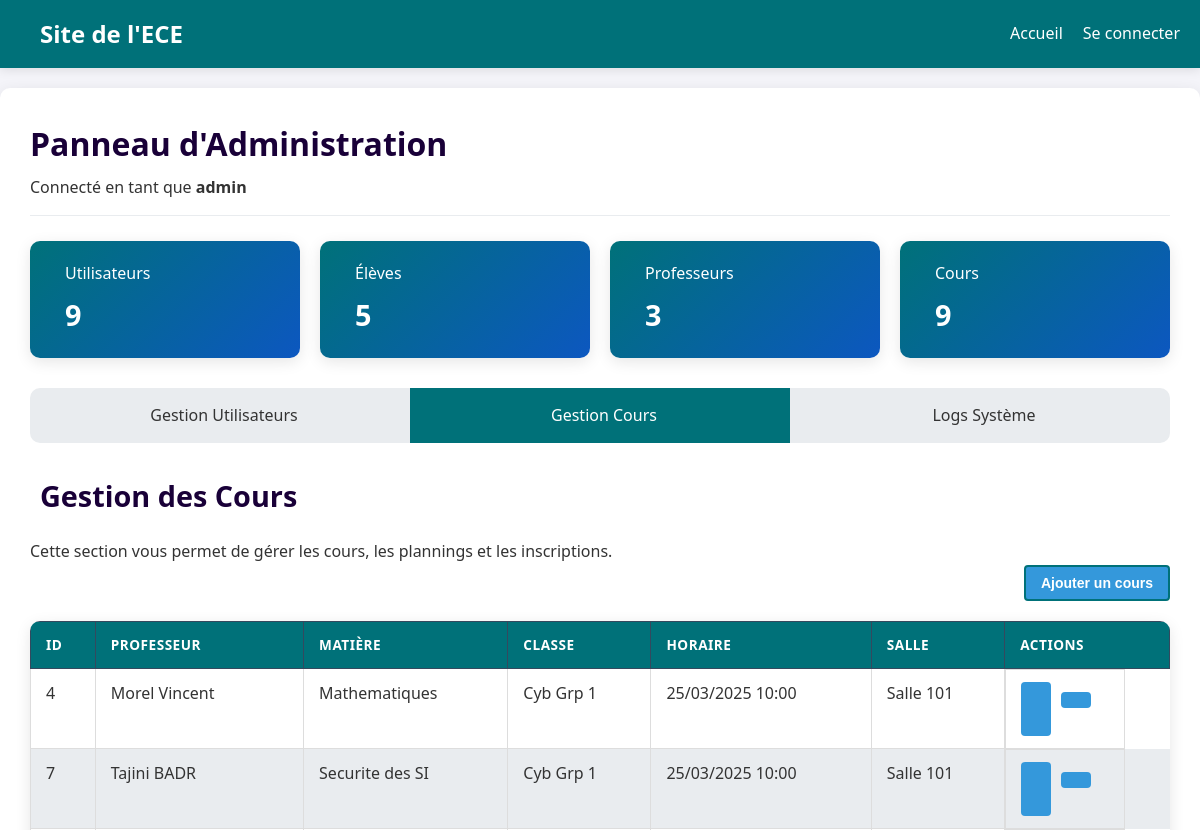
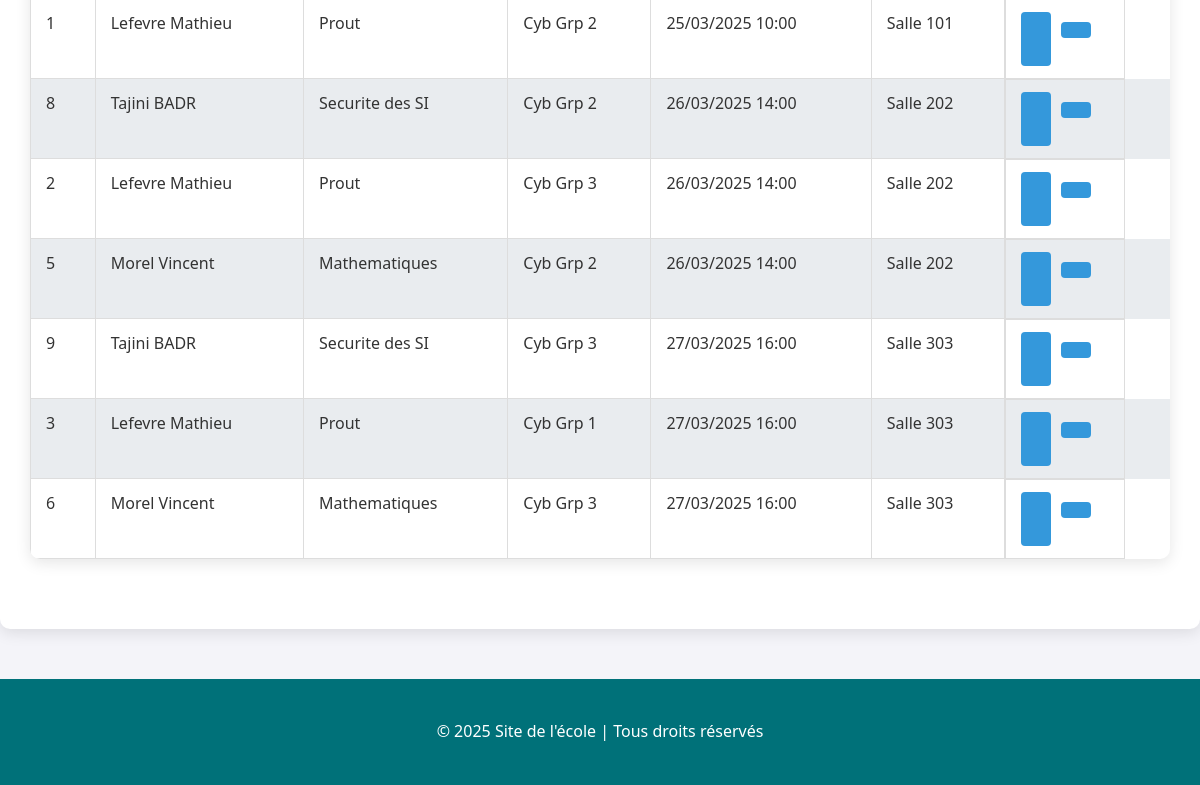
Before: /pages/admin.php?section=cours (signed in) with the older database file (2 pictures, top to bottom).
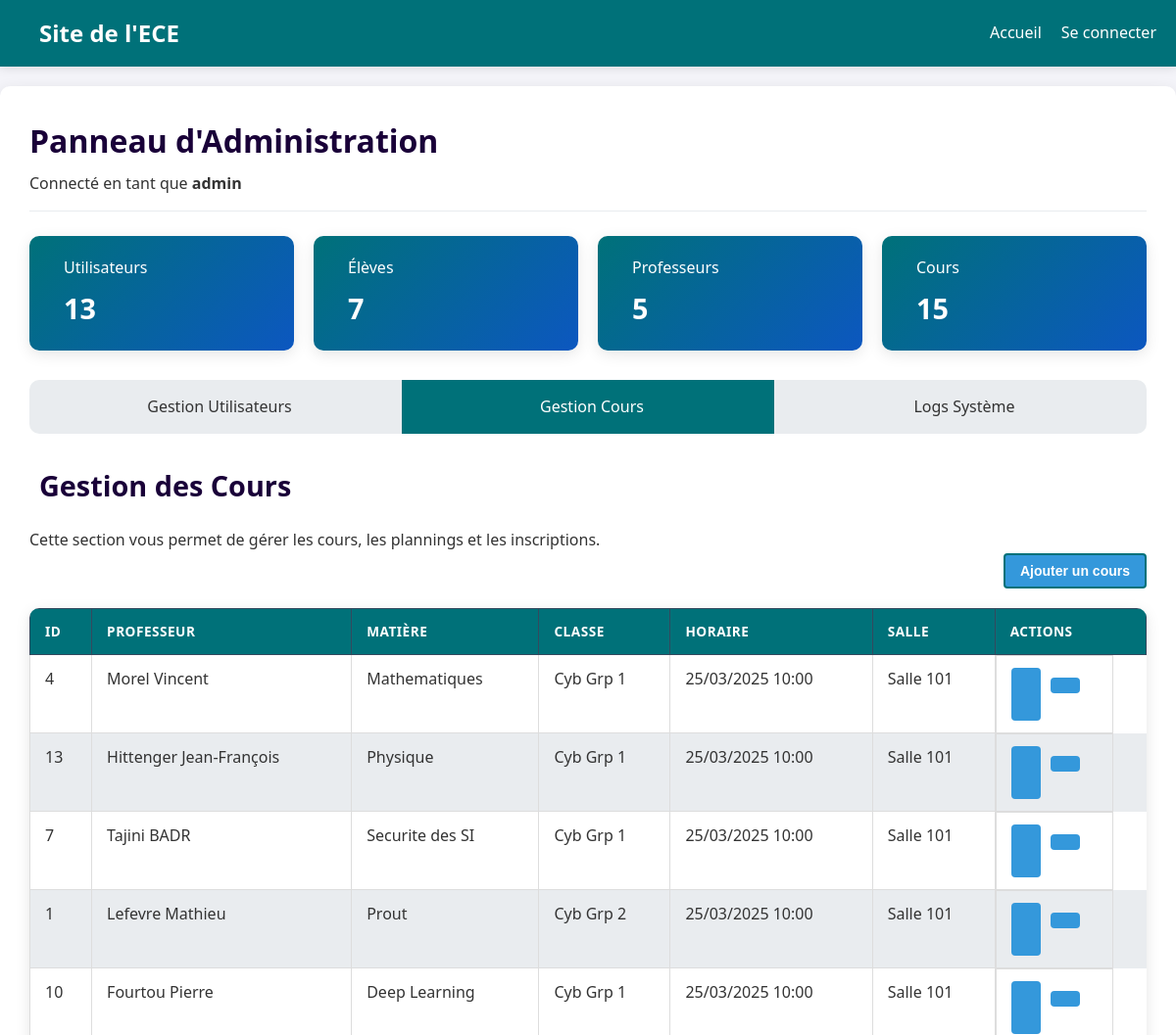
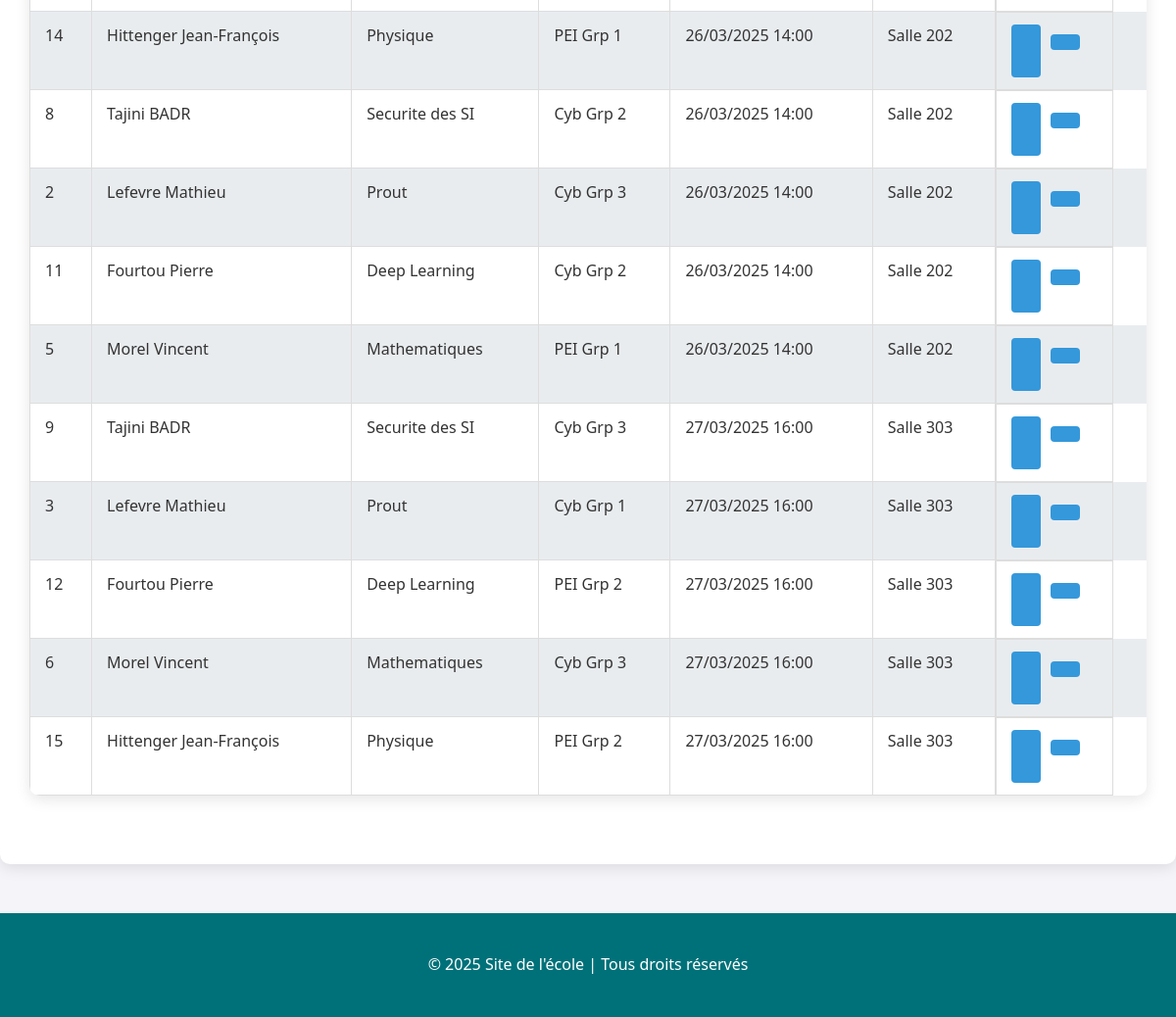
After: the same page with the newer database file (2 pictures, top to bottom).
### tables this page shows
CREATE TABLE IF NOT EXISTS cours (
    id INT AUTO_INCREMENT PRIMARY KEY,
    prof_id INT NOT NULL,
    classe VARCHAR(50) NOT NULL,
    matiere VARCHAR(50) NOT NULL,
    horaire DATETIME NOT NULL,
    salle VARCHAR(50) NOT NULL,
    FOREIGN KEY (prof_id) REFERENCES profs(id) ON DELETE CASCADE
);

CREATE TABLE IF NOT EXISTS profs (
    id INT AUTO_INCREMENT PRIMARY KEY,
    user_id INT NOT NULL UNIQUE,
    nom VARCHAR(50) NOT NULL,
    prenom VARCHAR(50) NOT NULL,
    date_naissance DATE NOT NULL,
    matiere VARCHAR(50) NOT NULL,
    FOREIGN KEY (user_id) REFERENCES users(id) ON DELETE CASCADE
);

### pages/admin.php (the view, shortened to what this page needs)
<?php
require_once('../config/db.php');
$active_section = isset($_GET['section']) ? $_GET['section'] : 'users';
$stmt = $pdo->query("SELECT c.*, p.nom, p.prenom, p.matiere as prof_matiere
                     FROM cours c
                     JOIN profs p ON c.prof_id = p.id
                     ORDER BY c.horaire");
$cours = $stmt->fetchAll(PDO::FETCH_ASSOC);
$totalUsers = $pdo->query("SELECT COUNT(*) FROM users")->fetchColumn();
$totalStudents = $pdo->query("SELECT COUNT(*) FROM users WHERE role = 'eleve'")->fetchColumn();
$totalTeachers = $pdo->query("SELECT COUNT(*) FROM users WHERE role = 'prof'")->fetchColumn();
$totalCourses = $pdo->query("SELECT COUNT(*) FROM cours")->fetchColumn();
include('../includes/header.php');
?>
<div class="admin-dashboard">
    <div class="admin-header">
        <h1>Panneau d'Administration</h1>
        <p>Connecté en tant que <strong><?php echo htmlspecialchars($_SESSION['username']); ?></strong></p>
    </div>
    <div class="dashboard-stats">
        <div class="stat-card">
            <div class="stat-info">
                <h3>Utilisateurs</h3>
                <p><?php echo $totalUsers; ?></p>
            </div>
        </div>
        <div class="stat-card">
            <div class="stat-info">
                <h3>Élèves</h3>
                <p><?php echo $totalStudents; ?></p>
            </div>
        </div>
        <div class="stat-card">
            <div class="stat-info">
                <h3>Professeurs</h3>
                <p><?php echo $totalTeachers; ?></p>
            </div>
        </div>
        <div class="stat-card">
            <div class="stat-info">
                <h3>Cours</h3>
                <p><?php echo $totalCourses; ?></p>
            </div>
        </div>
    </div>
    <div class="admin-nav">
        <a href="?section=users" class="nav-item <?php echo $active_section === 'users' ? 'active' : ''; ?>">
            <i class="fas fa-user-cog"></i> Gestion Utilisateurs
        </a>
        <a href="?section=cours" class="nav-item <?php echo $active_section === 'cours' ? 'active' : ''; ?>">
            <i class="fas fa-book"></i> Gestion Cours
        </a>
        <a href="?section=logs" class="nav-item <?php echo $active_section === 'logs' ? 'active' : ''; ?>">
            <i class="fas fa-clipboard-list"></i> Logs Système
        </a>
    </div>
    <div class="admin-sections">
        <div class="admin-section <?php echo $active_section === 'cours' ? 'active' : ''; ?>">
            <h2><i class="fas fa-book"></i> Gestion des Cours</h2>
            <p>Cette section vous permet de gérer les cours, les plannings et les inscriptions.</p>
            <div class="section-actions">
                <button class="btn btn-primary" id="showAddCoursForm">
                    <i class="fas fa-plus-circle"></i> Ajouter un cours
                </button>
            </div>
            <div class="cours-list">
                <table class="data-table">
                    <thead>
                        <tr>
                            <th>ID</th>
                            <th>Professeur</th>
                            <th>Matière</th>
                            <th>Classe</th>
                            <th>Horaire</th>
                            <th>Salle</th>
                            <th>Actions</th>
                        </tr>
                    </thead>
                    <tbody>
                        <?php foreach ($cours as $c): ?>
                        <tr>
                            <td><?php echo $c['id']; ?></td>
                            <td><?php echo htmlspecialchars($c['nom'] . ' ' . $c['prenom']); ?></td>
                            <td><?php echo htmlspecialchars($c['matiere']); ?></td>
                            <td><?php echo htmlspecialchars($c['classe']); ?></td>
                            <td><?php echo date('d/m/Y H:i', strtotime($c['horaire'])); ?></td>
                            <td><?php echo htmlspecialchars($c['salle']); ?></td>
                            <td class="actions">
                                <button class="btn btn-sm btn-info edit-cours"
                                        data-id="<?php echo $c['id']; ?>"
                                        data-prof-id="<?php echo $c['prof_id']; ?>"
                                        data-matiere="<?php echo htmlspecialchars($c['matiere']); ?>"
                                        data-classe="<?php echo htmlspecialchars($c['classe']); ?>"
                                        data-horaire="<?php echo date('Y-m-d\TH:i', strtotime($c['horaire'])); ?>"
                                        data-salle="<?php echo htmlspecialchars($c['salle']); ?>">
                                </button>
                                <form method="post" action="" class="d-inline delete-form">
                                    <button type="submit" class="btn btn-sm btn-danger" onclick="return confirm('Êtes-vous sûr de vouloir supprimer ce cours ?');">
                                    </button>
                                </form>
                            </td>
                        </tr>
                        <?php endforeach; ?>
                    </tbody>
                </table>
            </div>
        </div>
    </div>
</div>
<?php
include('../includes/footer.php');
?>

### includes/header.php (shortened to what this page needs)
<!DOCTYPE html>
<html lang="fr">
<head>
    <link rel="stylesheet" href="../css/style.css">
</head>
<body>
    <header>
        <div class="logo">
            <h1>Site de l'ECE</h1>
        </div>
        <nav>
            <ul>
                <li><a href="../pages/index.php">Accueil</a></li>
                <li><a href="../login/login.php">Se connecter</a></li>
            </ul>
        </nav>
    </header>

### includes/footer.php
<footer>
        <p>&copy; 2025 Site de l'école | Tous droits réservés</p>
    </footer>
</body>
</html>

Changed rows visible on the page:
added cours: id "13", prof.prenom "Hittenger Jean-François", matiere "Physique", classe "Cyb Grp 1", horaire "25/03/2025 10:00", salle "Salle 101"
added cours: id "10", prof.prenom "Fourtou Pierre", matiere "Deep Learning", classe "Cyb Grp 1", horaire "25/03/2025 10:00", salle "Salle 101"
added cours: id "14", prof.prenom "Hittenger Jean-François", matiere "Physique", classe "PEI Grp 1", horaire "26/03/2025 14:00", salle "Salle 202"
added cours: id "11", prof.prenom "Fourtou Pierre", matiere "Deep Learning", classe "Cyb Grp 2", horaire "26/03/2025 14:00", salle "Salle 202"
changed cours id 5: classe "Cyb Grp 2" → "PEI Grp 1"
added cours: id "12", prof.prenom "Fourtou Pierre", matiere "Deep Learning", classe "PEI Grp 2", horaire "27/03/2025 16:00", salle "Salle 303"
added cours: id "15", prof.prenom "Hittenger Jean-François", matiere "Physique", classe "PEI Grp 2", horaire "27/03/2025 16:00", salle "Salle 303"
Other visible differences:
$totalUsers: "9" → "13"
$totalStudents: "5" → "7"
$totalTeachers: "3" → "5"
$totalCourses: "9" → "15"
